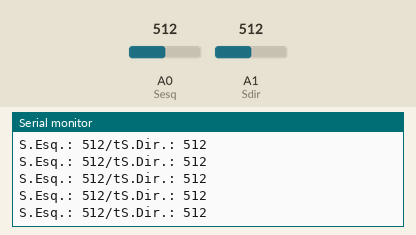
A sketch run on a simulated Arduino Uno, built with avr-gcc and run on an emulated ATmega328P. On the bench: the last lines printed to the serial monitor. Inputs (shaded band) come from the test bench; at power-on: A0 (Sesq) = 512, A1 (Sdir) = 512.

Above: at 1.2 s.
1.3 s: A0 (Sesq) set to 716
At 1.73 s:
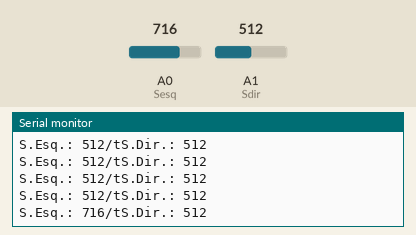
2.8 s: A1 (Sdir) set to 716
At 2.98 s:
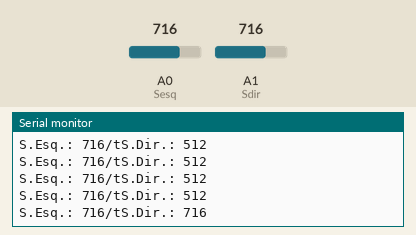
4.3 s: A0 (Sesq) set to 900
At 4.48 s:
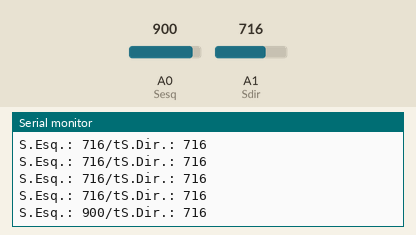
5.8 s: A1 (Sdir) set to 900
At 5.99 s:
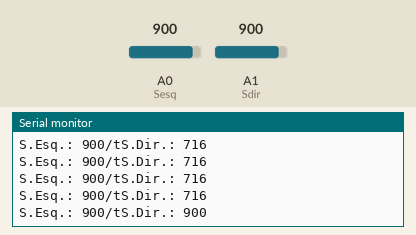
Timing chart, 0 to 8.3 s (numbered marks = the images above; inputs shaded):
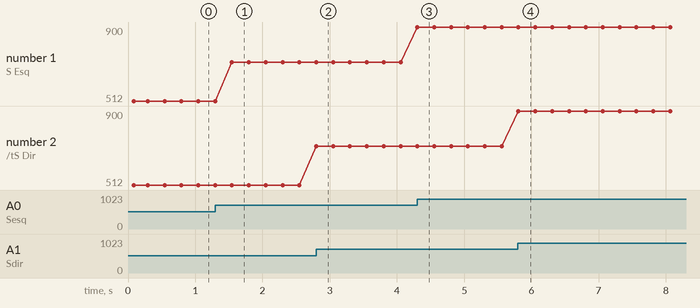

Measured:
- after the input at 1.3 s, the serial monitor: prints a new line after 0.25 s (image 1)
- after the input at 2.8 s, the serial monitor: prints a new line at once (image 2)
- after the input at 4.3 s, the serial monitor: prints a new line at once (image 3)
- after the input at 5.8 s, the serial monitor: prints a new line at once (image 4)
- plotted number 1: 512 → 716 after the input at 1.3 s, 716 → 900 after the input at 4.3 s

The sketch:

script_monitoramento-sernsor_esq-dir.ino
```cpp
/*******************************************\
| Código Calibrando os sensores IF TCRT5000 |
|  Autor: Erik P. Ghijs - eghijs@gmail.com  |
|     Sinta-se livre para usar ou editar    |
\*******************************************/
int Sesq = A0; // Porta do sensor esquerdo
int Sdir = A1; // Porta do sensor direito

int IResq = 0; // Pegar o valor 0 do sensor
int IRdir = 0; // Pegar o valor 0 do sensor

void setup() {
  Serial.begin(9600);
  Serial.println("---[ Monitoramento dos Sensores ]---");
  Serial.println("( SensorIR - Esq )  ( SensorIR - Dir )");
  Serial.println();
}

void loop() {
  IResq = analogRead(Sesq); //De 0 a 1023
  IRdir = analogRead(Sdir);
  Serial.print("S.Esq.: ");
  Serial.print(IResq);
  Serial.print("/t");
  Serial.print("S.Dir.: ");
  Serial.println(IRdir);
delay(250);
}
```
